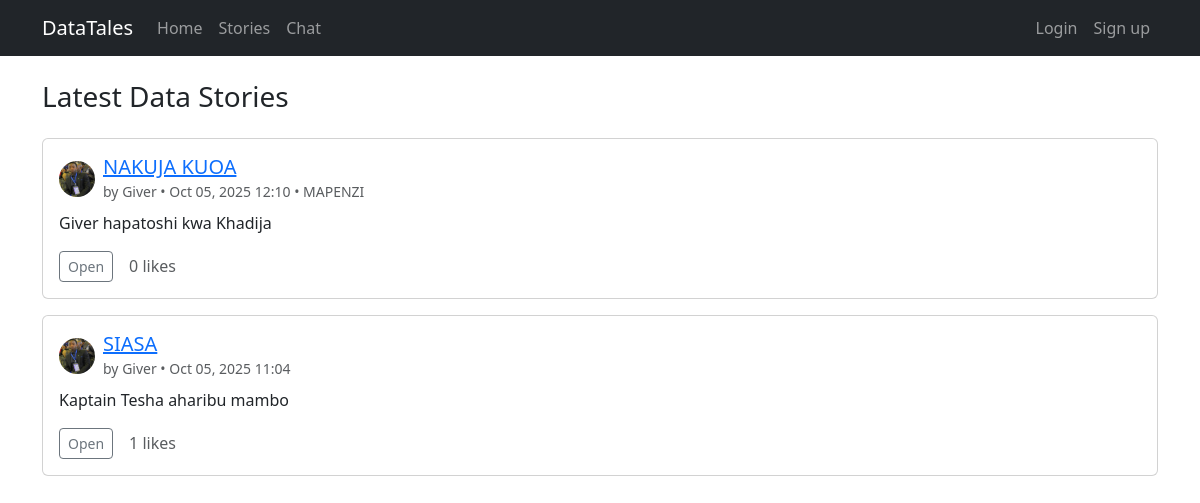
The page / on the database its author committed.
### stories/models.py (models this page shows, shortened)
class Story(models.Model):
    author = models.ForeignKey(User, on_delete=models.CASCADE, related_name='stories')
    title = models.CharField(max_length=255)
    description = models.TextField()
    file = models.FileField(upload_to='stories/')
    category = models.ForeignKey('Category', on_delete=models.SET_NULL, null=True, blank=True, related_name='stories')
    created_at = models.DateTimeField(auto_now_add=True)

class Category(models.Model):
    name = models.CharField(max_length=100, unique=True)

### accounts/models.py (models this page shows, shortened)
class UserProfile(models.Model):
    user = models.OneToOneField(User, on_delete=models.CASCADE, related_name='profile')
    bio = models.TextField(blank=True)
    avatar = models.ImageField(upload_to='avatars/', blank=True, null=True)

### stories/views.py (the view)
# urls.py: path('', views.home_view, name='home'),
def home_view(request):
    stories = (
        Story.objects.select_related('author', 'author__profile', 'category')
        .order_by('-created_at')
    )
    return render(request, 'home.html', {'stories': stories})

### templates/home.html (shortened to what this page needs)
{% extends 'base.html' %}
{% block content %}
  <div class="d-flex justify-content-between align-items-center mb-3">
    <h3>Latest Data Stories</h3>
  </div>
  {% for story in stories %}
    <div class="card mb-3">
      <div class="card-body">
        <div class="d-flex align-items-center mb-2">
          {% if story.author.profile.avatar %}
            <img src="{{ story.author.profile.avatar.url }}" class="rounded-circle me-2" width="36" height="36" alt="avatar">
          {% else %}
            <div class="rounded-circle bg-secondary me-2" style="width:36px;height:36px;"></div>
          {% endif %}
          <div>
            <h5 class="card-title mb-0"><a href="{% url 'story_detail' story.pk %}">{{ story.title }}</a></h5>
            <small class="text-muted">by {{ story.author.username }} • {{ story.created_at|date:'M d, Y H:i' }}{% if story.category %} • {{ story.category.name }}{% endif %}</small>
          </div>
        </div>
        <p class="card-text">{{ story.description|truncatewords:30 }}</p>
        <div class="d-flex align-items-center gap-3">
          <a href="{% url 'story_detail' story.pk %}" class="btn btn-outline-secondary btn-sm">Open</a>
          <span class="text-muted">{{ story.likes.count }} likes</span>
        </div>
      </div>
    </div>
  {% empty %}
    <p>No stories yet.</p>
  {% endfor %}
{% endblock %}

### templates/base.html (shortened to what this page needs)
{% load static %}
<!DOCTYPE html>
<html lang="en">
<head>
    <link href="https://cdn.jsdelivr.net/npm/bootstrap@5.3.3/dist/css/bootstrap.min.css" rel="stylesheet">
</head>
<body>
    <nav class="navbar navbar-expand-lg navbar-dark bg-dark">
      <div class="container">
        <a class="navbar-brand" href="{% url 'home' %}">DataTales</a>
        <div class="collapse navbar-collapse" id="navbarNav">
          <ul class="navbar-nav me-auto mb-2 mb-lg-0">
            <li class="nav-item"><a class="nav-link" href="{% url 'home' %}">Home</a></li>
            <li class="nav-item"><a class="nav-link" href="{% url 'upload_story' %}">Stories</a></li>
            <li class="nav-item"><a class="nav-link" href="{% url 'inbox' %}">Chat</a></li>
          </ul>
          <ul class="navbar-nav">
            {% if user.is_authenticated %}
              <li class="nav-item"><a class="nav-link" href="{% url 'logout' %}">Logout</a></li>
            {% else %}
              <li class="nav-item"><a class="nav-link" href="{% url 'login' %}">Login</a></li>
              <li class="nav-item"><a class="nav-link" href="{% url 'signup' %}">Sign up</a></li>
            {% endif %}
          </ul>
        </div>
      </div>
    </nav>
    <div class="container py-4">
      {% block content %}{% endblock %}
    </div>
  </body>
</html>

### rows shown on the page
Story: author.profile.avatar (picture), title "NAKUJA KUOA", author.username "Giver", created_at "Oct 05, 2025 12:10", category.name "MAPENZI", description "Giver hapatoshi kwa Khadija", likes.count "0"
Story: author.profile.avatar (picture), title "SIASA", author.username "Giver", created_at "Oct 05, 2025 11:04", description "Kaptain Tesha aharibu mambo", likes.count "1"
